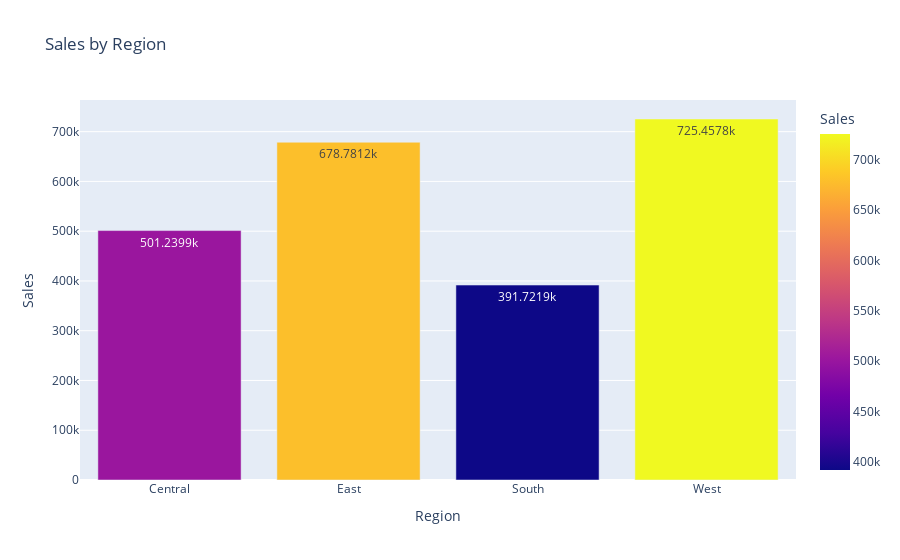

The code cell stored with this chart in its notebook:
### Markdown cell above
### Sales & Profit by Product Category

This visual explores which product categories generate the highest sales and the highest profit.
Comparing both metrics side-by-side helps reveal whether strong revenue also translates into strong
profitability, or whether certain categories may be over-discounted or low-margin.

### Code cell
# Group the data by region and calculate the total sales for each region.
region_sales = df.groupby("Region")["Sales"].sum().reset_index()

# Create a bar chart showing how much each region contributes to total sales.
fig = px.bar(
    region_sales,
    x="Region",
    y="Sales",
    title="Sales by Region",
    color="Sales",
    text_auto=True
)
fig.show()

### Figure 1 — Plotly figure (JSON) as saved in the notebook; plotly's stock layout.template omitted (floating-point values rounded to 4 significant figures)
{"data": [{"alignmentgroup": "True", "hovertemplate": "Region=%{x}<br>Sales=%{marker.color}<extra></extra>", "legendgroup": "", "marker": {"color": [501200.0, 678800.0, 391700.0, 725500.0], "coloraxis": "coloraxis", "pattern": {"shape": ""}}, "name": "", "offsetgroup": "", "orientation": "v", "showlegend": false, "textposition": "auto", "texttemplate": "%{y}", "type": "bar", "x": ["Central", "East", "South", "West"], "xaxis": "x", "y": [501200.0, 678800.0, 391700.0, 725500.0], "yaxis": "y"}], "layout": {"autosize": true, "barmode": "relative", "coloraxis": {"colorbar": {"title": {"text": "Sales"}}, "colorscale": [[0, "#0d0887"], [0.1111, "#46039f"], [0.2222, "#7201a8"], [0.3333, "#9c179e"], [0.4444, "#bd3786"], [0.5556, "#d8576b"], [0.6667, "#ed7953"], [0.7778, "#fb9f3a"], [0.8889, "#fdca26"], [1, "#f0f921"]]}, "legend": {"tracegroupgap": 0}, "title": {"text": "Sales by Region"}, "xaxis": {"anchor": "y", "autorange": true, "domain": [0, 1], "range": [-0.5, 3.5], "title": {"text": "Region"}, "type": "category"}, "yaxis": {"anchor": "x", "autorange": true, "domain": [0, 1], "range": [0, 763600.0], "title": {"text": "Sales"}, "type": "linear"}}}
